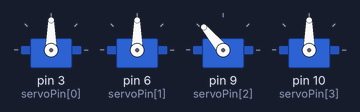
This sketch was run on a simulated Arduino Uno, built with avr-gcc and run on an emulated ATmega328P. Parts: 4 × servo.

Above: at 0.1 s.
At 4.6 s:
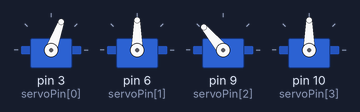
At 12.1 s:
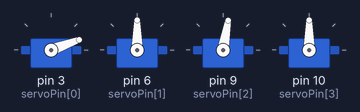
At 18.1 s:
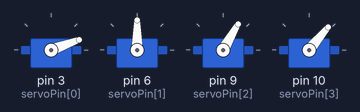
At 24.1 s:
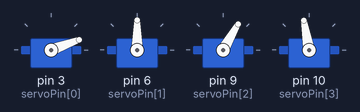
At 34.1 s:
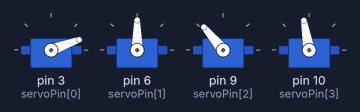
Timing chart, 0 to 40.0 s (numbered marks = the images above):
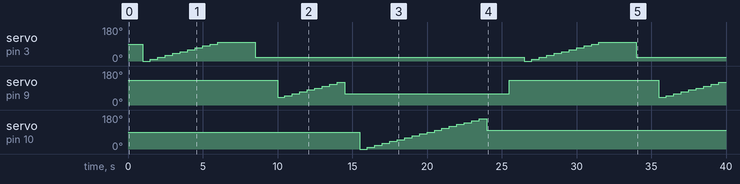

Measured:
- by itself, servo on pin 10 (servoPin[3]): 90° → 0° at 15.5 s, → 10° 0.50 s later, → 20° 0.50 s later, → 30° 0.50 s later, … (18 changes in this stretch)
- by itself, servo on pin 9 (servoPin[2]): 130° → 40° at 10.0 s, → 50° 0.50 s later, → 60° 0.50 s later, → 70° 0.50 s later, … (20 changes in this stretch)

The sketch:

RobotArm_test.ino
```cpp
/*
 This sketch is the testing routine of DOF4 robot arm
 1. open and close claw (claw)
 2. extend and contract robot arm (turn left and right left-servo)
 3. lift up and down robot arm (turn left and right right-servo)
 4. turn left and right robot arm (bottom)

 Circuit:
 * Arduino Robot arm

 created 9 August 2021
 by Peter Chan
*/

#include <Servo.h>
// twelve servo objects can be created on most boards
Servo servo1;  // create servo object to control a servo
Servo servo2;  // create servo object to control a servo
Servo servo3;  // create servo object to control a servo
Servo servo4;  // create servo object to control a servo

int servoPin[4] = {3,6,9,10};         // servo PWM pins [claw, left(extend), right(up), bottom(turn)]

void setup() {
  // put your setup code here, to run once:
  servo1.attach(servoPin[0]);  // attaches the servo on servoPin[0] to the servo object (Timer 0)
  servo2.attach(servoPin[1]);  // attaches the servo on servoPin[1] to the servo object (Timer 2)
  servo3.attach(servoPin[2]);  // attaches the servo on servoPin[2] to the servo object (Timer 1)
  servo4.attach(servoPin[3]);  // attaches the servo on servoPin[3] to the servo object (Timer 1)
}

void loop() {
// put your main code here, to run repeatedly:
// pick up the bear
  servo3.attach(servoPin[2]);
  servo3.write(130);                              // go back to the targeted position
  delay(500);
  servo3.detach();                                // detach servo to save power
  delay(500);

// claw
//  servo1.attach(servoPin[0]);
  for (int i=0; i<=100; i=i+10){                  // open the claw and then close the claw
    servo1.write(i);                              // adjust the open and close claw's position - do not overrun
    delay(500);
  };
  delay(2000);                                    // leave the claw open for 2000ms
  servo1.write(20);                               // close the claw
  delay(500);
//  servo1.detach();                              // skip to maintain the tension of claw
//  delay(500);

// left (extend and contract)
  servo2.attach(servoPin[1]);
  for (int i=10; i>=160; i=i-10){                 // left(extend and then contract)
    servo2.write(i);                              // adjust the extend and contract of left servo's position - do not overrun
    delay(500);
  };
  servo2.write(90);                               // go back to the desired position
  delay(500);
  servo2.detach();                                // detach servo to save power
  delay(500);

// right (lift up and down)
  servo3.attach(servoPin[2]);
  for (int i=40; i<=120; i=i+10){                  // right(up and then down)
    servo3.write(i);                              // adjust the lift up and down of right servo's position - do not overrun
    delay(500);
  };
  servo3.write(60);                               // go back to the desired position
  delay(500);
  servo3.detach();                                // detach servo to save power
  delay(500);

//  // bottom
  servo4.attach(servoPin[3]);
  for (int i=0; i<=160; i=i+10){                  // bottom (left and then right)
    servo4.write(i);                              // adjust the turn left and right of bottom servo's position - do not overrun
    delay(500);
  };
  servo4.write(100);                               // go back to the idle position
  delay(500);
  servo4.detach();                                // detach servo to save power
  delay(1000);
}
```
